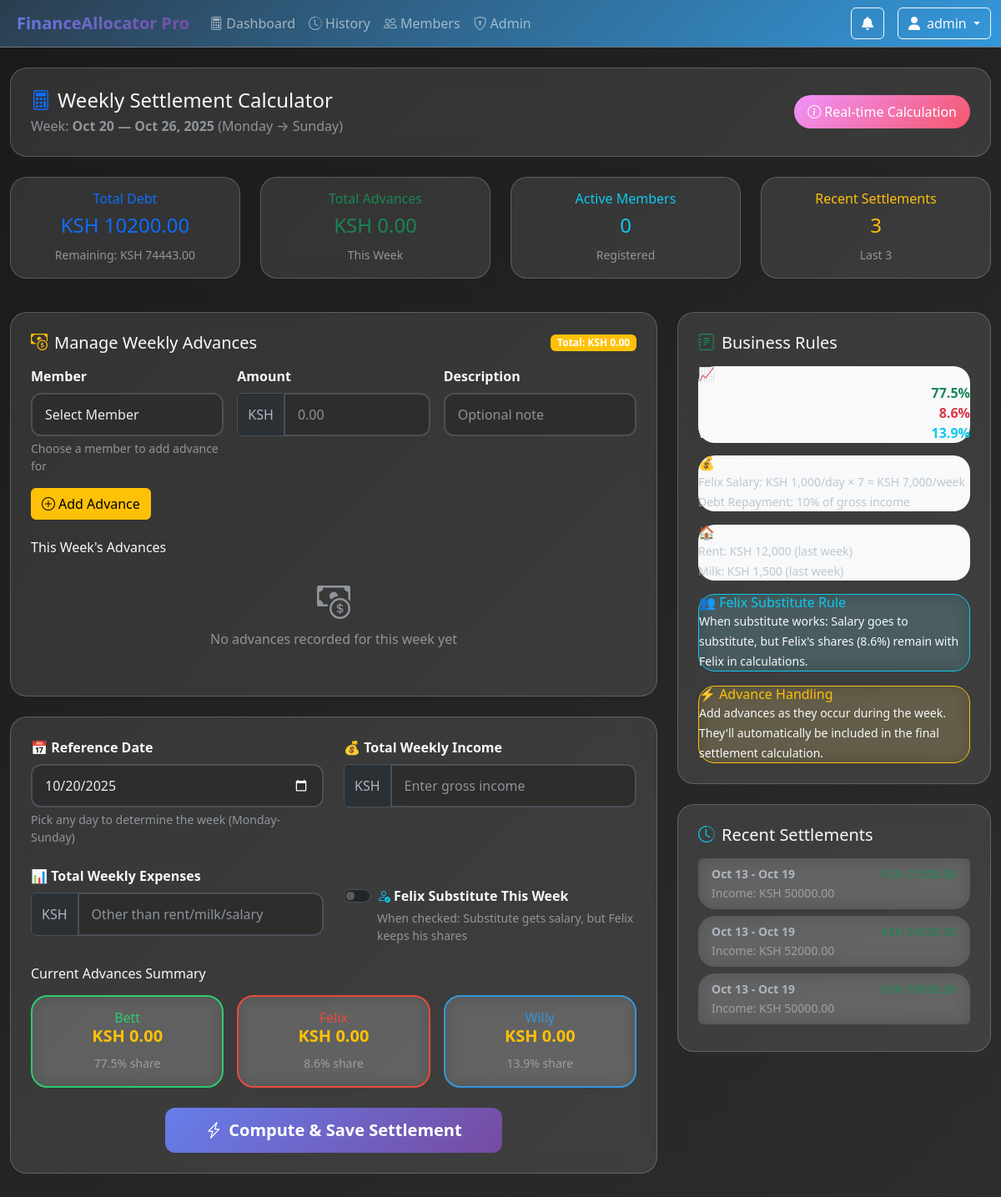
/ (signed in), run on an earlier commit of the app's database.
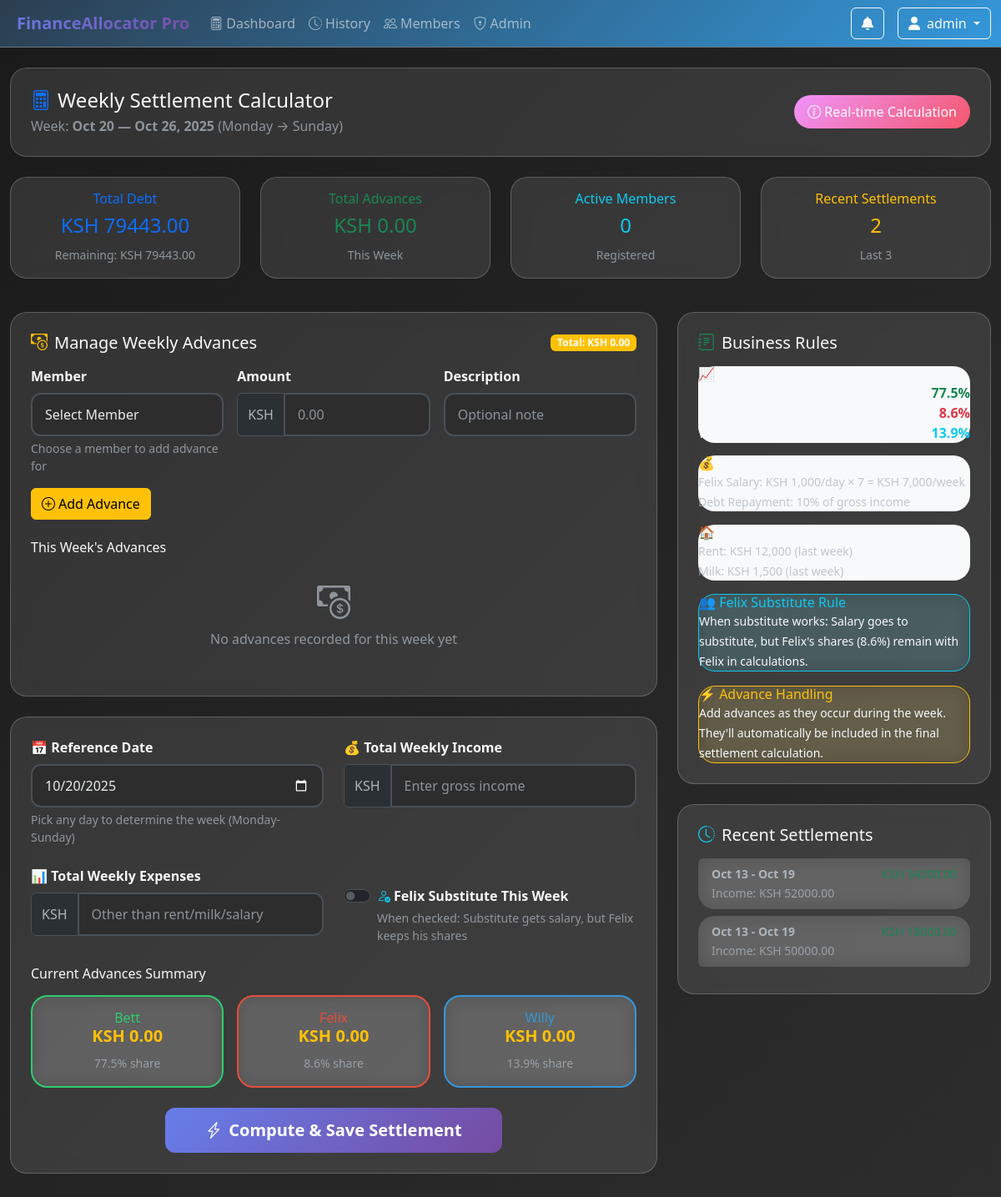
And on a later commit of the database.
### app/models.py (models this page shows)
class Debt(db.Model):
    id = db.Column(db.Integer, primary_key=True)
    total_debt = db.Column(db.Numeric(14,2), default=0)
    remaining_debt = db.Column(db.Numeric(14,2), default=0)
    last_updated = db.Column(db.DateTime, default=datetime.utcnow)

class Settlement(db.Model):
    id = db.Column(db.Integer, primary_key=True)
    week_start = db.Column(db.Date, nullable=False)
    week_end = db.Column(db.Date, nullable=False)
    created_at = db.Column(db.DateTime, default=datetime.utcnow)
    created_by = db.Column(db.Integer, db.ForeignKey('user.id'))
    total_income = db.Column(db.Numeric(14,2), nullable=False)
    total_expenses = db.Column(db.Numeric(14,2), nullable=False)
    salary_deduction = db.Column(db.Numeric(14,2), nullable=False)
    debt_deduction = db.Column(db.Numeric(14,2), nullable=False)
    rent_deduction = db.Column(db.Numeric(14,2), nullable=True)
    milk_deduction = db.Column(db.Numeric(14,2), nullable=True)
    total_advances = db.Column(db.Numeric(14,2), nullable=False)
    net_distributable = db.Column(db.Numeric(14,2), nullable=False)
    felix_substitute = db.Column(db.Boolean, default=False)
    is_completed = db.Column(db.Boolean, default=False)
    completed_at = db.Column(db.DateTime, nullable=True)
    completed_by = db.Column(db.Integer, db.ForeignKey('user.id'), nullable=True)
    settlement_items = db.relationship('SettlementItem', backref='settlement', lazy=True, cascade='all, delete-orphan')

### app/routes.py (the view)
@main_bp.route('/')
@login_required
def index():
    today = date.today()
    monday, sunday = week_start_end_for_date(today)
    members = Member.query.order_by(Member.name).all()
    current_advances = get_weekly_advances(monday, sunday)
    advance_history = WeeklyAdvance.query.filter_by(week_start=monday, week_end=sunday)\
                                        .order_by(WeeklyAdvance.created_at.desc()).all()
    debt = Debt.query.first()
    if not debt:
        debt = Debt(total_debt=0, remaining_debt=0)
        db.session.add(debt)
        db.session.commit()
    notifications = Notification.query.filter_by(user_id=current_user.id, is_read=False)\
                                    .order_by(Notification.created_at.desc()).limit(5).all()
    recent_settlements = Settlement.query.order_by(Settlement.created_at.desc()).limit(3).all()
    return render_template('index.html',
                         week_start=monday,
                         week_end=sunday,
                         members=members,
                         today=today,
                         current_advances=current_advances,
                         advance_history=advance_history,
                         debt=debt,
                         notifications=notifications,
                         recent_settlements=recent_settlements)

### app/__init__.py (called while the page is built)
def create_app(config_class=Config):
    app = Flask(__name__)
    app.config.from_object(config_class)
    db.init_app(app)
    migrate.init_app(app, db)
    login_manager.init_app(app)
    mail.init_app(app)
    @app.context_processor
    def utility_processor():
        return {
            'now': datetime.utcnow,
            'current_year': datetime.utcnow().year
        }
    from app.auth import auth_bp
    from app.routes import main_bp
    from app.admin_routes import admin_bp
    app.register_blueprint(auth_bp)
    app.register_blueprint(main_bp)
    app.register_blueprint(admin_bp, url_prefix='/admin')
    from app.cli import init_app
    init_app(app)
    return app

### app/models.py (called while the page is built)
@login_manager.user_loader
def load_user(user_id):
    return User.query.get(int(user_id))

### app/utils.py (called while the page is built)
def week_start_end_for_date(ref_date: date):
    weekday = ref_date.weekday()
    monday = ref_date - timedelta(days=weekday)
    sunday = monday + timedelta(days=6)
    return monday, sunday

### app/templates/index.html (shortened to what the changed rows need)
{% extends "base.html" %}
{% block content %}
<div class="row">
    <div class="col-12 mb-4">
        <div class="row">
            <div class="col-md-3 col-6 mb-3">
                <div class="glass-card p-3 text-center">
                    <h6 class="text-primary">Total Debt</h6>
                    <h4 class="text-primary">KSH {{ "%.2f"|format(debt.total_debt) }}</h4>
                    <small class="text-muted">Remaining: KSH {{ "%.2f"|format(debt.remaining_debt) }}</small>
                </div>
            </div>
            <div class="col-md-3 col-6 mb-3">
                <div class="glass-card p-3 text-center">
                    <h6 class="text-warning">Recent Settlements</h6>
                    <h4 class="text-warning">{{ recent_settlements|length }}</h4>
                    <small class="text-muted">Last 3</small>
                </div>
            </div>
        </div>
    </div>
</div>
<div class="row">
    <div class="col-lg-4">
        {% if recent_settlements %}
        <div class="glass-card p-4 mt-4">
            <div class="list-group">
                {% for settlement in recent_settlements %}
                <a href="{{ url_for('main.settlement_detail', settlement_id=settlement.id) }}" class="list-group-item list-group-item-action glass-card border-0 mb-2">
                    <div class="d-flex justify-content-between">
                        <small class="fw-bold">{{ settlement.week_start.strftime('%b %d') }} - {{ settlement.week_end.strftime('%b %d') }}</small>
                        <small class="text-success">KSH {{ "%.2f"|format(settlement.net_distributable) }}</small>
                    </div>
                    <small class="text-muted">Income: KSH {{ "%.2f"|format(settlement.total_income) }}</small>
                </a>
                {% endfor %}
            </div>
        </div>
        {% endif %}
    </div>
</div>
{% endblock %}

What changed in the data, as far as the page shows it:
removed Settlement: week_start "Oct 13", week_end "Oct 19", total_income "50000.00"
changed Debt: total_debt "10200.00" → "79443.00"; remaining_debt "74443.00" → "79443.00"
Also different on the page:
{{ recent_settlements|length }}: "3" → "2"
